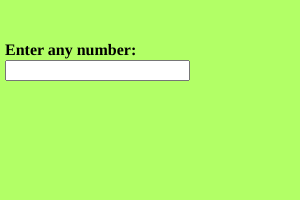
Frame 1 (no input)
Frame 60 (no input): identical to frame 1, image omitted
Frame 120 (the mouse pressed at the canvas centre since frame 60): identical to frame 1, image omitted

The p5.js sketch that drew this single still picture (run headless with seeded random() and noise() and a simulated clock; from frame 60 on, the mouse is pressed at the canvas centre):

// p5.js sketch
// ── sketch.js
var input, heading;

function setup() {

  //create a machine that has 5 snacks 
  
  createCanvas(300, 200);
  background(178,255,102);
  
  input = createInput();
  input.position(5, 60);

  heading = createElement('h4', 'Enter any number:');
  heading.position(5, 20);
    
  textAlign(CENTER);
  textSize(50);
}

function draw() {

  var value = input.value();
  
}
